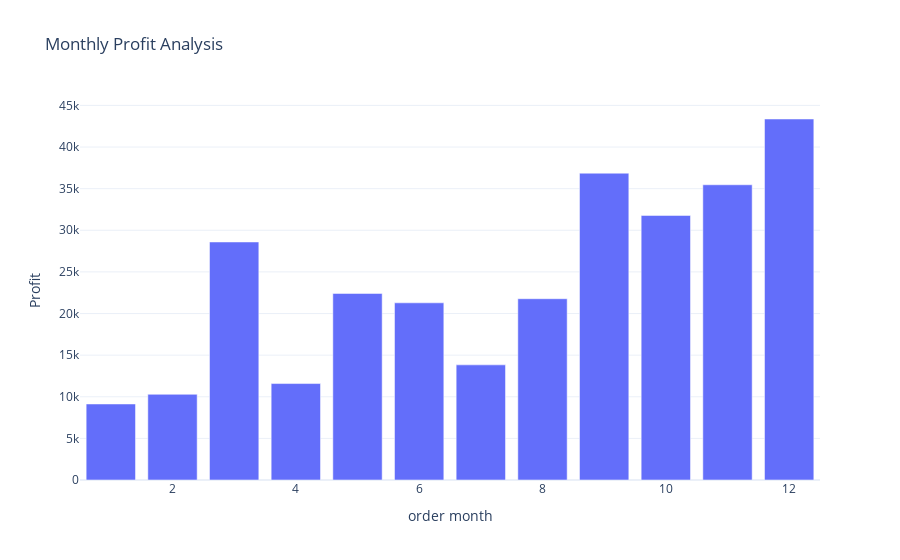

Notebook code cell kept with this figure:
### Code cell
fig=px.bar(profit_by_month,x='order month',y='Profit',title="Monthly Profit Analysis")
fig

### Figure 1 — Plotly figure (JSON) as saved in the notebook; plotly's stock layout.template omitted (floating-point values rounded to 4 significant figures)
{"data": [{"alignmentgroup": "True", "hovertemplate": "order month=%{x}<br>Profit=%{y}<extra></extra>", "legendgroup": "", "marker": {"color": "#636efa", "pattern": {"shape": ""}}, "name": "", "offsetgroup": "", "orientation": "v", "showlegend": false, "textposition": "auto", "type": "bar", "x": [1, 2, 3, 4, 5, 6, 7, 8, 9, 10, 11, 12], "xaxis": "x", "y": [9134.0, 10290.0, 28590.0, 11590.0, 22410.0, 21290.0, 13830.0, 21780.0, 36860.0, 31780.0, 35470.0, 43370.0], "yaxis": "y"}], "layout": {"autosize": true, "barmode": "relative", "legend": {"tracegroupgap": 0}, "title": {"text": "Monthly Profit Analysis"}, "xaxis": {"anchor": "y", "autorange": true, "domain": [0, 1], "range": [0.5, 12.5], "title": {"text": "order month"}, "type": "linear"}, "yaxis": {"anchor": "x", "autorange": true, "domain": [0, 1], "range": [0, 45650.0], "title": {"text": "Profit"}, "type": "linear"}}}
